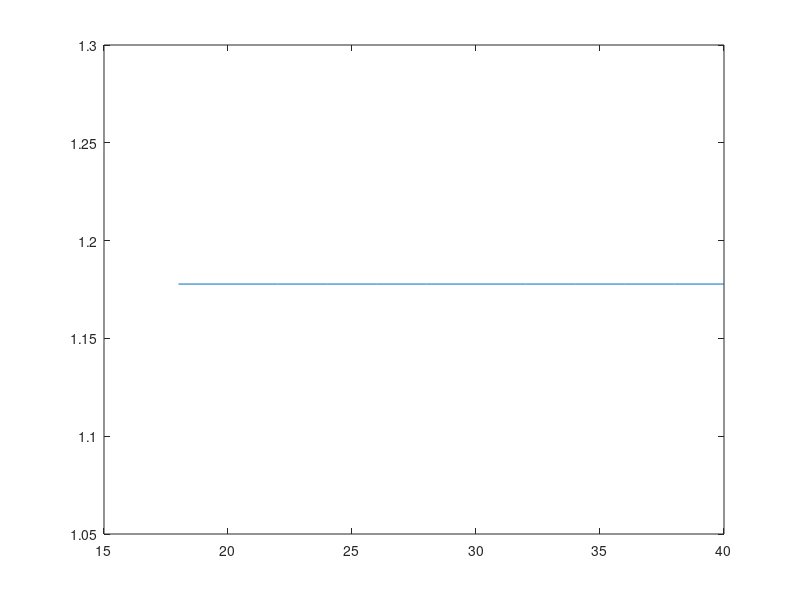
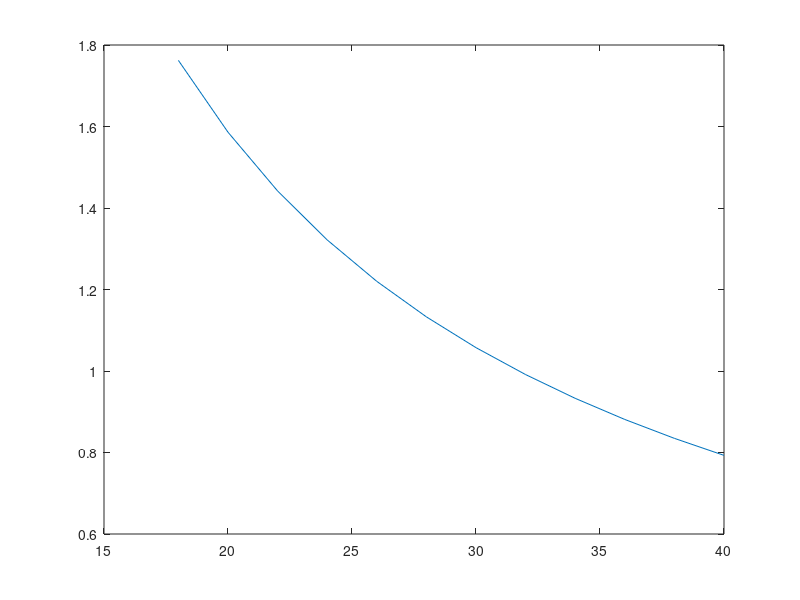
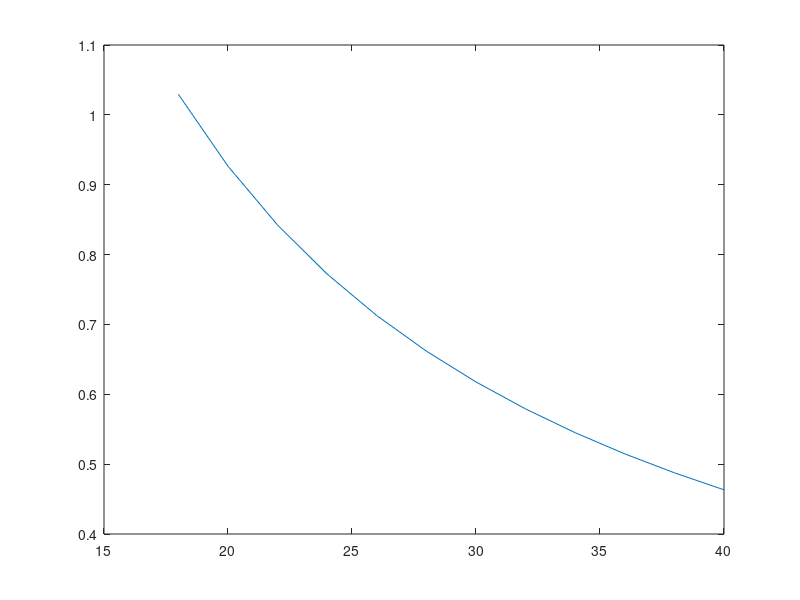
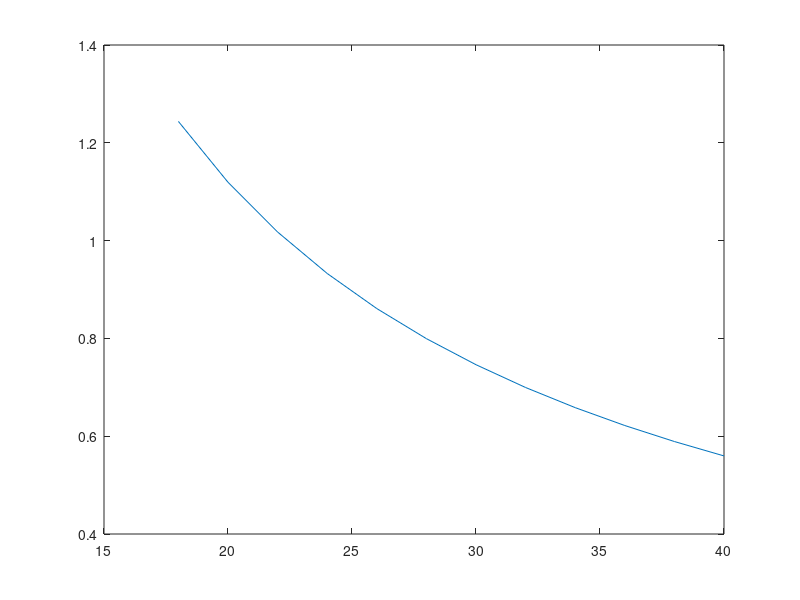

MATLAB code to generate these figures, in order:
clc
clear

% S-SE versus the transforming facor

compression_ratio = 0.45:0.05:1;
t_factor = 5*8*compression_ratio; %  transforming factor

%% semantic system
semantic = ones(1, length(compression_ratio))*1.17779;
figure;
plot(t_factor, semantic);

%% Ideal system
shannon=0.79299*40./t_factor;
figure;
plot(t_factor, shannon);

%% 4G
G4 = 0.46323*40./t_factor;
figure;
plot(t_factor, G4);

%% 5G
G5 = 0.55966*40./t_factor;
figure;
plot(t_factor, G5);



